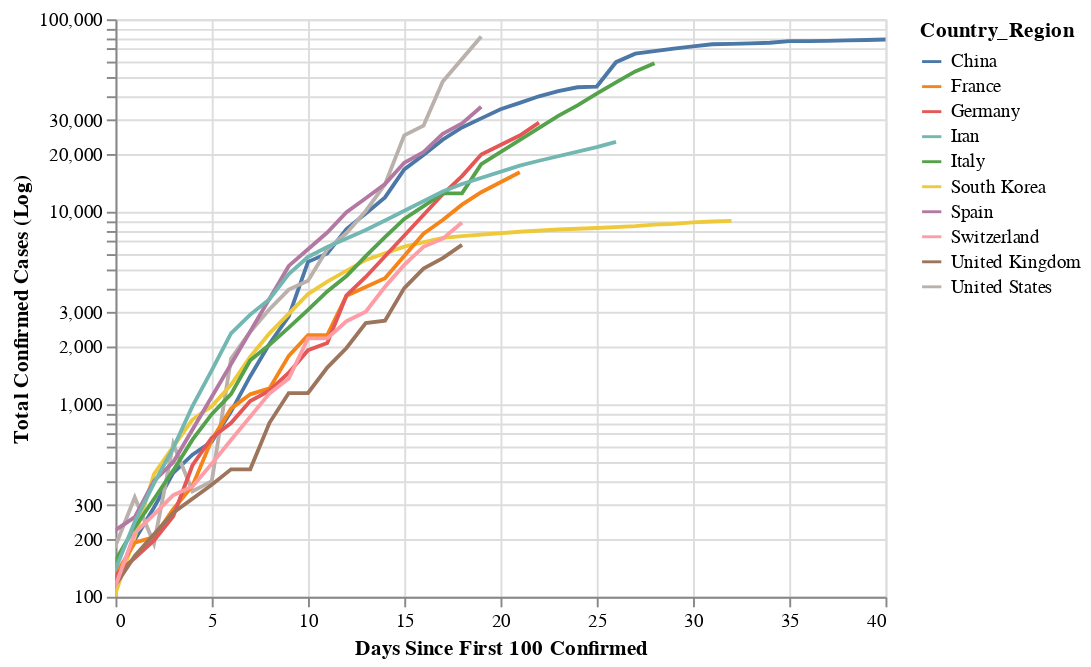

The code cell stored with this chart in its notebook:
### Code cell
# Logarithmic Axis
chart = alt.Chart(df).mark_line().encode(
    x = alt.X("Days Since First 100 Confirmed",scale=alt.Scale(domain=(0,40))),
    y= alt.Y("Confirmed",aggregate="sum",title="Total Confirmed Cases (Log)", scale=alt.Scale(type='log',domain=(100,100000))),
    color = alt.Color("Country_Region")
)
chart.interactive()

### Figure 1 — Vega-Lite specification as saved in the notebook (floating-point values rounded to 4 significant figures; data arrays with more than 128 entries replaced by an {"elided": "..."} marker saying what was removed)
{"config": {"view": {"continuousWidth": 400, "continuousHeight": 300}}, "data": {"name": "data-7fe5506b5ec0e30e9aeaf2eb3f45028b"}, "mark": "line", "encoding": {"color": {"type": "nominal", "field": "Country_Region"}, "x": {"type": "quantitative", "field": "Days Since First 100 Confirmed", "scale": {"domain": [0, 40]}}, "y": {"type": "quantitative", "aggregate": "sum", "field": "Confirmed", "scale": {"domain": [100, 100000], "type": "log"}, "title": "Total Confirmed Cases (Log)"}}, "selection": {"selector002": {"type": "interval", "bind": "scales", "encodings": ["x", "y"]}}, "$schema": "https://vega.github.io/schema/vega-lite/v4.0.0.json", "datasets": {"data-7fe5506b5ec0e30e9aeaf2eb3f45028b": {"elided": "1614 records"}}}
